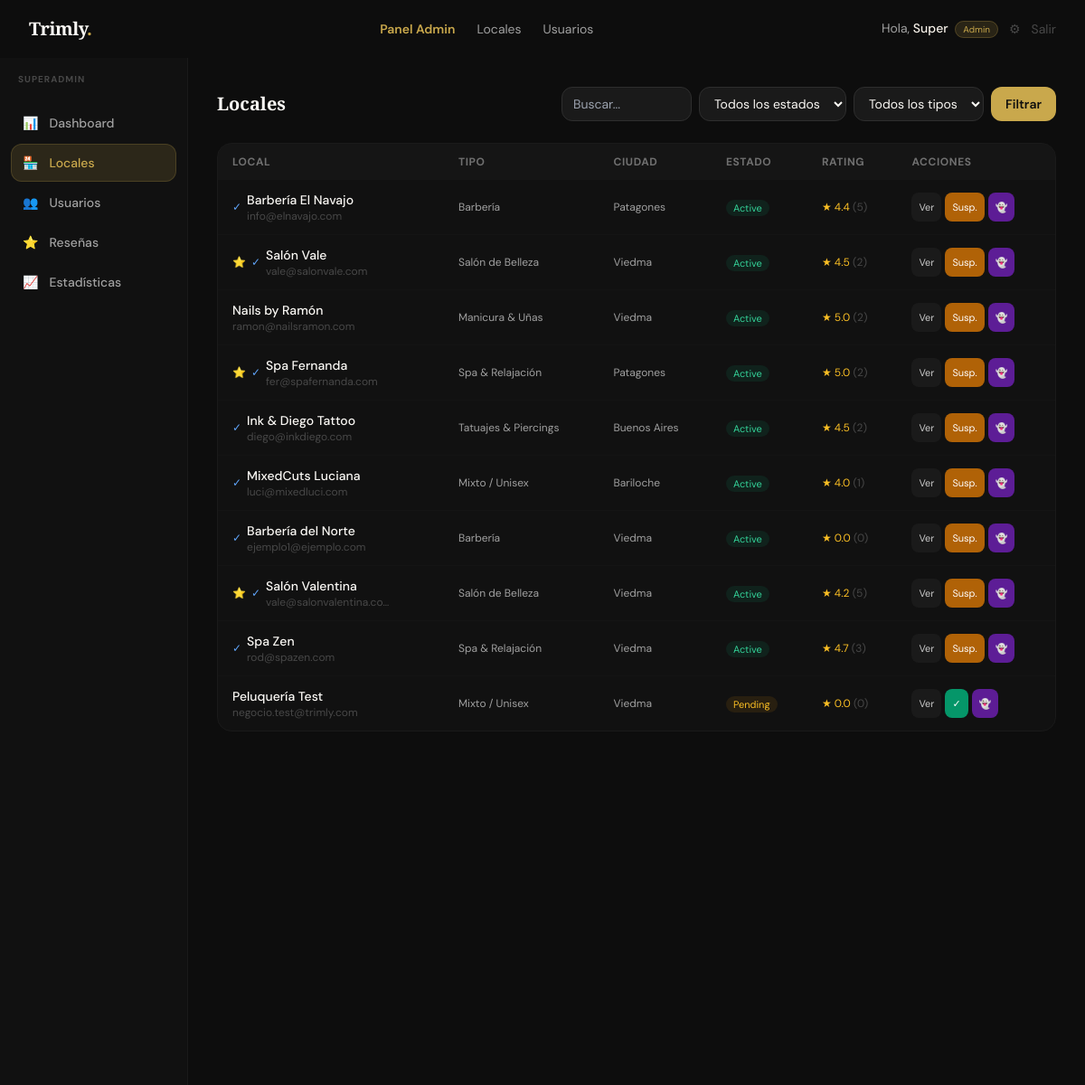
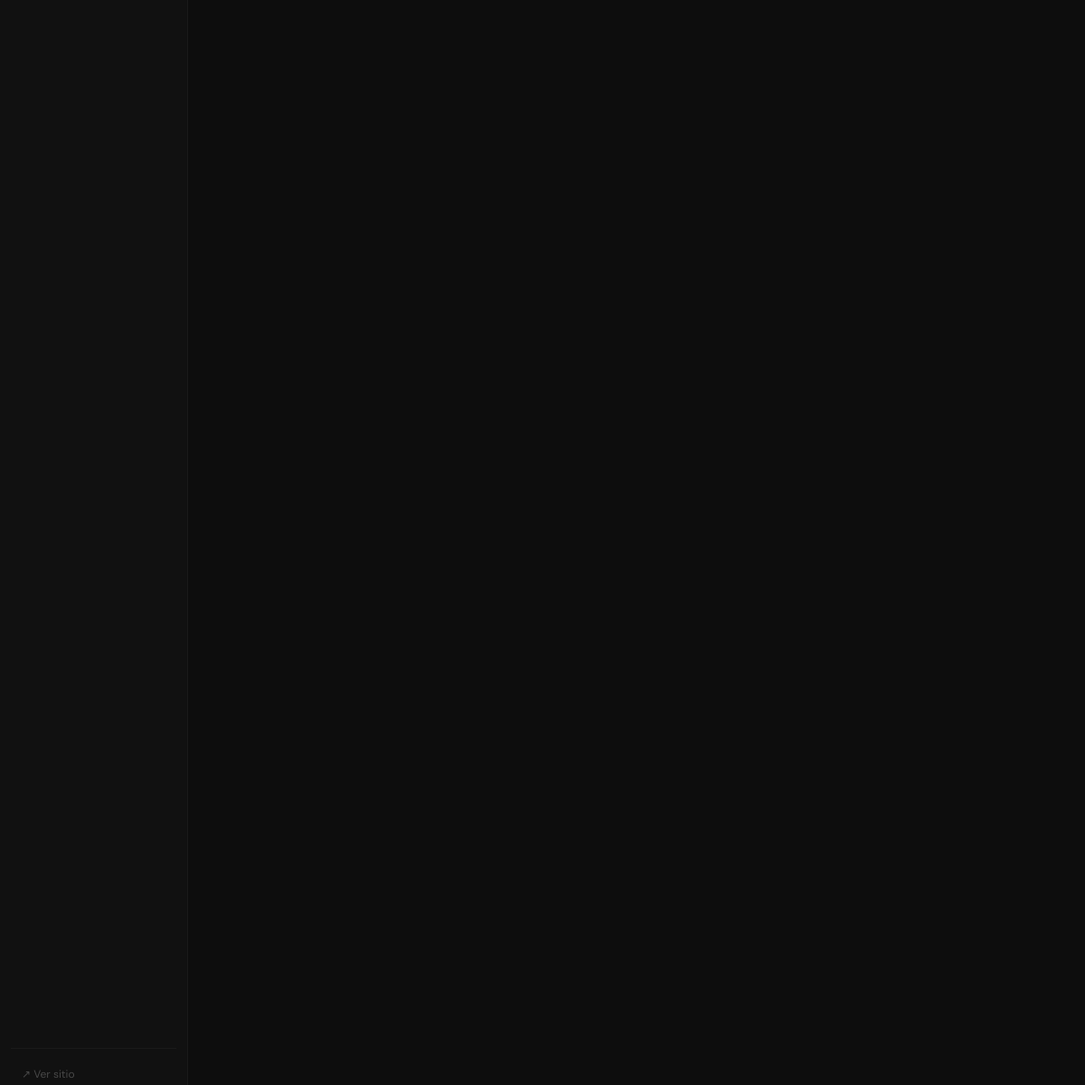
/admin/locales (signed in), run on the app's committed database (2 pictures, top to bottom).
### tables this page shows
CREATE TABLE `shops` (
  `id` int UNSIGNED NOT NULL,
  `owner_id` int UNSIGNED NOT NULL,
  `name` varchar(120) NOT NULL,
  `slug` varchar(130) NOT NULL,
  `type` enum('barbershop','salon','mixed','nails','spa','tattoo','makeup','other') NOT NULL DEFAULT 'barbershop',
  `target_audience` enum('men','women','unisex') NOT NULL DEFAULT 'unisex',
  `description` text,
  `specialties` varchar(500) DEFAULT NULL,
  `amenities` varchar(500) DEFAULT NULL,
  `phone` varchar(30) DEFAULT NULL,
  `email` varchar(150) DEFAULT NULL,
  `website` varchar(255) DEFAULT NULL,
  `instagram` varchar(100) DEFAULT NULL,
  `facebook` varchar(100) DEFAULT NULL,
  `whatsapp` varchar(30) DEFAULT NULL,
  `logo` varchar(255) DEFAULT NULL,
  `cover_image` varchar(255) DEFAULT NULL,
  `address` varchar(255) DEFAULT NULL,
  `city` varchar(100) DEFAULT NULL,
  `province` varchar(100) DEFAULT NULL,
  `country` varchar(80) NOT NULL DEFAULT 'Argentina',
  `postal_code` varchar(20) DEFAULT NULL,
  `latitude` decimal(10,7) DEFAULT NULL,
  `longitude` decimal(10,7) DEFAULT NULL,
  `currency` char(3) NOT NULL DEFAULT 'ARS',
  `rating_avg` decimal(3,2) NOT NULL DEFAULT '0.00',
  `rating_count` int UNSIGNED NOT NULL DEFAULT '0',
  `status` enum('pending','active','suspended','closed') NOT NULL DEFAULT 'pending',
  `plan` enum('free','pro','premium') NOT NULL DEFAULT 'free',
  `plan_expires` date DEFAULT NULL,
  `verified` tinyint(1) NOT NULL DEFAULT '0',
  `featured` tinyint(1) NOT NULL DEFAULT '0',
  `views_count` int UNSIGNED NOT NULL DEFAULT '0',
  `is_shadowbanned` tinyint(1) NOT NULL DEFAULT '0',
  `suspension_reason` varchar(500) DEFAULT NULL,
  `suspension_until` datetime DEFAULT NULL,
  `ban_reason` varchar(500) DEFAULT NULL,
  `created_at` datetime NOT NULL DEFAULT CURRENT_TIMESTAMP,
  `updated_at` datetime NOT NULL DEFAULT CURRENT_TIMESTAMP ON UPDATE CURRENT_TIMESTAMP
);

### app/Controllers/BaseController.php (called while the page is built, shortened)
<?php
abstract class BaseController
{
    protected function view(string $template, array $viewData = [], int $status = 200): void
    {
        require APP_PATH . '/Views/partials/layout.php';
    }
    protected function input(string $key, mixed $default = null): mixed
    {
        return $_POST[$key] ?? $_GET[$key] ?? $default;
    }
}

### app/Controllers/AdminController.php (called while the page is built, shortened)
<?php
class AdminController extends BaseController
{
    private Shop $shopModel;
    public function __construct() {
        $this->shopModel   = new Shop();
    }
    public function shops(): void {
        $page   = max(1,(int)$this->input('page',1));
        $where  = ['1']; $params = [];
        $result = $this->shopModel->paginate($page, 20, implode(' AND ',$where), $params);
        $this->view('admin/shops', ['pageTitle'=>'Locales — Admin','shops'=>$result['data'],'pagination'=>$result,'filter'=>compact('status','search','type')]);
    }
}

### index.php (called while the page is built, shortened)
<?php
$routes = require BASE_PATH . '/routes/web.php';
$method = $_SERVER['REQUEST_METHOD'];
$uri  = parse_url($_SERVER['REQUEST_URI'], PHP_URL_PATH);
$base = base_path();
$uri = rtrim($uri, '/') ?: '/';
$matched = null; $params = [];
foreach ($routes as [$rMethod, $pattern, $handler, $middleware]) {
    if (strtoupper($rMethod) !== $method) continue;
    $regex = str_contains($pattern, '{any}')
        ? str_replace('{any}', '(.*)', $pattern)
        : preg_replace('/\{[^}]+\}/', '([^/]+)', $pattern);
    $regex = '#^' . $regex . '$#u';
    if (preg_match($regex, $uri, $matches)) {
        preg_match_all('/\{([^}]+)\}/', $pattern, $paramNames);
        array_shift($matches);
        $params  = !empty($paramNames[1]) ? array_combine($paramNames[1], $matches) : [];
        $matched = [$handler, $middleware, $params];
        break;
    }
}
[$handler, $middleware, $params] = $matched;
[$controllerName, $actionName] = explode('@', $handler);
$controller = new $controllerClass();
$controller->$actionName(...array_values($params));

### app/Helpers/Helpers.php (called while the page is built, shortened)
<?php
function base_path(): string {
    static $base = null;
    if ($base === null) {
        $appUrl = rtrim(getenv('APP_URL') ?: 'http://localhost', '/');
        $parsed = parse_url($appUrl);
        $base   = rtrim($parsed['path'] ?? '', '/');
    }
    return $base;
}
function path(string $route = ''): string {
    return base_path() . '/' . ltrim($route, '/');
}
function e(mixed $val): string {
    return htmlspecialchars((string)($val ?? ''), ENT_QUOTES | ENT_SUBSTITUTE, 'UTF-8');
}

### app/Models/BaseModel.php (called while the page is built, shortened)
<?php
abstract class BaseModel
{
    protected PDO    $db;
    protected string $table;
    public function __construct()
    {
        $this->db = Database::getInstance();
    }
    public function paginate(int $page, int $perPage, string $where = '1', array $params = []): array
    {
        $offset = ($page - 1) * $perPage;
        $total  = $this->db->prepare("SELECT COUNT(*) FROM {$this->table} WHERE $where");
        $total->execute($params);
        $count  = (int) $total->fetchColumn();
        $st = $this->db->prepare("SELECT * FROM {$this->table} WHERE $where LIMIT $perPage OFFSET $offset");
        $st->execute($params);
        return [
            'data'         => $st->fetchAll(),
            'total'        => $count,
            'per_page'     => $perPage,
            'current_page' => $page,
            'last_page'    => (int) ceil($count / $perPage),
        ];
    }
}

### config/database.php (called while the page is built)
<?php
return [
    'driver'   => 'mysql',
    'host'     => getenv('DB_HOST')    ?: '127.0.0.1',
    'port'     => getenv('DB_PORT')    ?: 3306,
    'database' => getenv('DB_NAME')    ?: 'trimly',
    'username' => getenv('DB_USER')    ?: 'root',
    'password' => getenv('DB_PASS')    ?: '',
    'charset'  => 'utf8mb4',
    'options'  => [
        PDO::ATTR_ERRMODE            => PDO::ERRMODE_EXCEPTION,
        PDO::ATTR_DEFAULT_FETCH_MODE => PDO::FETCH_ASSOC,
        PDO::ATTR_EMULATE_PREPARES   => false,
        PDO::ATTR_TIMEOUT            => 5,
    ],
];

### app/Models/Database.php (called while the page is built, shortened)
<?php
class Database
{
    private static ?PDO $instance = null;
    public static function getInstance(): PDO
    {
        if (self::$instance === null) {
            $cfg = require BASE_PATH . '/config/database.php';
            $dsn = "mysql:host={$cfg['host']};port={$cfg['port']};dbname={$cfg['database']};charset={$cfg['charset']}";
            try {
                self::$instance = new PDO($dsn, $cfg['username'], $cfg['password'], $cfg['options']);
            } catch (PDOException $e) {
                error_log('Trimly DB Error: ' . $e->getMessage());
                http_response_code(500);
                echo '<!DOCTYPE html><html><head><meta charset="UTF-8"><title>Error de conexión</title>
                <style>body{background:#0d0d0d;color:#eee;font-family:sans-serif;display:flex;align-items:center;justify-content:center;min-height:100vh;margin:0;}
                .box{text-align:center;padding:40px;border:1px solid #333;border-radius:16px;max-width:500px;}
                h1{color:#C9A84C;margin-bottom:12px;}p{color:#888;margin:8px 0;font-size:14px;}
                .err{background:#1a0000;border:1px solid #5a0000;border-radius:8px;padding:12px;margin:16px 0;font-family:monospace;font-size:13px;color:#ff6b6b;text-align:left;}</style>
                </head><body><div class="box">
                <h1>⚠ Error de base de datos</h1>
                <p>No se pudo conectar a MySQL. Verificá que:</p>
                <p>• MySQL esté corriendo en Laragon (botón verde)</p>
                <p>• La base de datos <strong>trimly</strong> exista</p>
                <p>• Las credenciales en <strong>.env</strong> sean correctas</p>
                <div class="err">' . htmlspecialchars($e->getMessage()) . '</div>
                </div></body></html>';
                exit;
            }
        }
        return self::$instance;
    }
}

### app/Models/Models.php (called while the page is built, shortened)
<?php
class Shop extends BaseModel {
    public static function typeLabel(?string $type): string {
        return match($type ?? '') {
            'barbershop'=>'Barbería','salon'=>'Salón de Belleza','mixed'=>'Mixto / Unisex',
            'nails'=>'Manicura & Uñas','spa'=>'Spa & Relajación','tattoo'=>'Tatuajes & Piercings',
            'makeup'=>'Maquillaje & Estética',default=>'Otro'
        };
    }
}

### app/Views/admin/shops.php (the view, shortened to what this page needs)
<div class="flex min-h-screen pt-16 pb-16 lg:pb-0">
<?php require __DIR__ . '/partials/sidebar.php'; ?>
<main class="flex-1 p-5 lg:p-8 overflow-x-hidden min-w-0">
  <div class="flex flex-col sm:flex-row sm:items-center justify-between gap-3 mb-6">
    <h1 class="font-display text-xl font-bold text-cream-light">Locales</h1>
    <form method="GET" class="flex flex-wrap gap-2">
      <input name="q" value="<?= e($filter['search']) ?>" placeholder="Buscar..." class="bg-ink-700 border border-ink-600 rounded-xl px-3 py-2 text-sm text-cream-light focus:border-gold focus:outline-none w-36">
      <select name="status" class="bg-ink-700 border border-ink-600 rounded-xl px-3 py-2 text-sm text-cream-light focus:border-gold focus:outline-none">
        <option value="">Todos los estados</option>
      </select>
      <select name="type" class="bg-ink-700 border border-ink-600 rounded-xl px-3 py-2 text-sm text-cream-light focus:border-gold focus:outline-none">
        <option value="">Todos los tipos</option>
      </select>
      <button class="bg-gold text-ink-900 font-semibold px-4 py-2 rounded-xl text-sm hover:bg-gold-500 transition-colors">Filtrar</button>
    </form>
  </div>
  <div class="bg-ink-800 border border-ink-700 rounded-2xl overflow-hidden">
    <div class="overflow-x-auto">
      <table class="w-full text-sm min-w-[600px]">
        <thead class="bg-ink-700/50">
          <tr class="text-left text-ink-400 text-xs uppercase tracking-wider">
            <th class="px-4 py-3">Local</th>
            <th class="px-4 py-3 hidden md:table-cell">Tipo</th>
            <th class="px-4 py-3 hidden lg:table-cell">Ciudad</th>
            <th class="px-4 py-3">Estado</th>
            <th class="px-4 py-3 hidden sm:table-cell">Rating</th>
            <th class="px-4 py-3">Acciones</th>
          </tr>
        </thead>
        <tbody class="divide-y divide-ink-700/40">
          <?php foreach($shops as $sh):
            $sc=['active'=>'text-emerald-400 bg-emerald-500/10','pending'=>'text-amber-400 bg-amber-500/10','suspended'=>'text-red-400 bg-red-500/10','closed'=>'text-ink-400 bg-ink-700'][$sh['status']]??'text-ink-400 bg-ink-700';
          ?>
          <tr class="hover:bg-ink-700/20 transition-colors <?=$sh['is_shadowbanned']?'opacity-60':''?>">
            <td class="px-4 py-3">
              <div class="flex items-center gap-1.5">
                <?php if($sh['featured']): ?><span class="text-gold text-xs" title="Destacado">⭐</span><?php endif; ?>
                <?php if($sh['verified']): ?><span class="text-blue-400 text-xs" title="Verificado">✓</span><?php endif; ?>
                <div class="min-w-0">
                  <a href="<?= path('/admin/locales/'.$sh['id']) ?>" class="font-medium text-cream-light hover:text-gold block truncate max-w-[140px]"><?= e($sh['name']) ?></a>
                  <p class="text-xs text-ink-500 truncate max-w-[140px]"><?= e($sh['email']??'') ?></p>
                </div>
              </div>
            </td>
            <td class="px-4 py-3 hidden md:table-cell text-ink-300 text-xs"><?= \App\Models\Shop::typeLabel($sh['type']) ?></td>
            <td class="px-4 py-3 hidden lg:table-cell text-ink-300 text-xs"><?= e($sh['city']??'—') ?></td>
            <td class="px-4 py-3"><span class="text-[11px] px-2 py-0.5 rounded-full <?=$sc?>"><?= ucfirst($sh['status']) ?></span></td>
            <td class="px-4 py-3 hidden sm:table-cell text-xs"><span class="text-amber-400">★ <?= number_format($sh['rating_avg'],1) ?></span> <span class="text-ink-500">(<?= $sh['rating_count'] ?>)</span></td>
            <td class="px-4 py-3">
              <div class="flex items-center gap-1">
                <a href="<?= path('/admin/locales/'.$sh['id']) ?>" class="text-[11px] bg-ink-700 hover:bg-ink-600 text-ink-200 px-2 py-1.5 rounded-lg">Ver</a>
                <?php if($sh['status']==='pending'): ?><button onclick="act(<?=$sh['id']?>,'approve')" class="text-[11px] bg-emerald-600 hover:bg-emerald-500 text-white px-2 py-1.5 rounded-lg">✓</button>
                <?php elseif($sh['status']==='active'): ?><button onclick="openSusp(<?=$sh['id']?>)" class="text-[11px] bg-amber-600/80 hover:bg-amber-600 text-white px-2 py-1.5 rounded-lg">Susp.</button>
                <?php elseif($sh['status']==='suspended'): ?><button onclick="act(<?=$sh['id']?>,'unsuspend')" class="text-[11px] bg-emerald-600 hover:bg-emerald-500 text-white px-2 py-1.5 rounded-lg">Activar</button>
                <?php endif; ?>
                <?php if(!$sh['is_shadowbanned']): ?><button onclick="act(<?=$sh['id']?>,'shadowban')" class="text-[11px] bg-purple-700/70 hover:bg-purple-700 text-white px-2 py-1.5 rounded-lg" title="Shadowban">👻</button>
                <?php else: ?><button onclick="act(<?=$sh['id']?>,'unshadowban')" class="text-[11px] bg-ink-600 text-ink-300 px-2 py-1.5 rounded-lg" title="Quitar shadowban">✕</button><?php endif; ?>
              </div>
            </td>
          </tr>
          <?php endforeach; ?>
        </tbody>
      </table>
    </div>
  </div>
</main>
</div>

### data on the page
shops: name "Barbería El Navajo", email "info@elnavajo.com", type "Barbería", city "Patagones", status "Active", rating_avg "4.4", rating_count "5"
shops: name "Salón Vale", email "vale@salonvale.com", type "Salón de Belleza", city "Viedma", status "Active", rating_avg "4.5", rating_count "2"
shops: name "Nails by Ramón", email "ramon@nailsramon.com", type "Manicura & Uñas", city "Viedma", status "Active", rating_avg "5.0", rating_count "2"
shops: name "Spa Fernanda", email "fer@spafernanda.com", type "Spa & Relajación", city "Patagones", status "Active", rating_avg "5.0", rating_count "2"
shops: name "Ink & Diego Tattoo", email "diego@inkdiego.com", type "Tatuajes & Piercings", city "Buenos Aires", status "Active", rating_avg "4.5", rating_count "2"
shops: name "MixedCuts Luciana", email "luci@mixedluci.com", type "Mixto / Unisex", city "Bariloche", status "Active", rating_avg "4.0", rating_count "1"
shops: name "Barbería del Norte", email "ejemplo1@ejemplo.com", type "Barbería", city "Viedma", status "Active", rating_avg "0.0", rating_count "0"
shops: name "Salón Valentina", email "vale@salonvalentina.com", type "Salón de Belleza", city "Viedma", status "Active", rating_avg "4.2", rating_count "5"
shops: name "Spa Zen", email "rod@spazen.com", type "Spa & Relajación", city "Viedma", status "Active", rating_avg "4.7", rating_count "3"
shops: name "Peluquería Test", email "negocio.test@trimly.com", type "Mixto / Unisex", city "Viedma", status "Pending", rating_avg "0.0", rating_count "0"

### other printed values
explode(' ',$user['name'])[0] "Super"
$item['icon'] "📊"
$item['label'] "Dashboard"
$item['icon'] "🏪"
$item['label'] "Locales"
$item['icon'] "👥"
$item['label'] "Usuarios"
$item['icon'] "⭐"
$item['label'] "Reseñas"
$item['icon'] "📈"
$item['label'] "Estadísticas"
